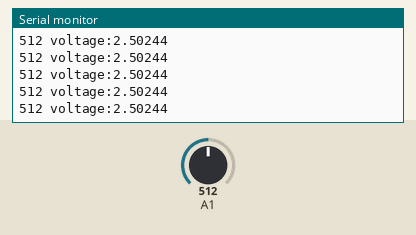
The sketch below on a simulated Arduino Uno, built for the host (arithmetic inside an expression is 32-bit, double 64-bit). Parts: the last lines printed to the serial monitor. Inputs (shaded band) come from the test bench; at power-on: A1 = 512.

Above: at 1.2 s.
1.3 s: A1 set to 716
At 1.31 s:
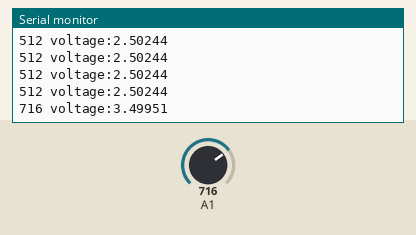
2.8 s: A1 set to 900
At 2.81 s:
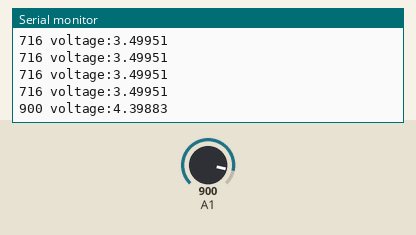
Timing chart, 0 to 5.8 s (numbered marks = the images above; inputs shaded):
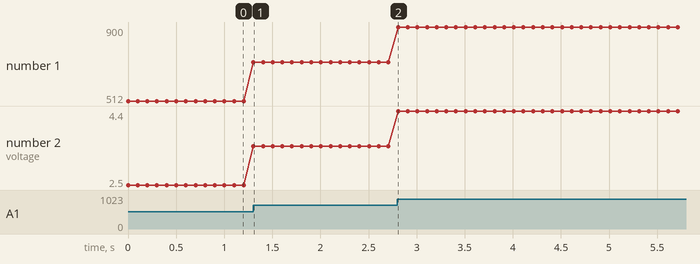

The sketch:

Voltmeter.ino
```cpp
#include <ArduinoSTL.h>

using namespace std;

void setup() {
  Serial.begin(9600);
}

void loop() {
  int reading = analogRead(A1);
  float voltage = reading * (5.0 / 1023.0);
  cout << reading << " " << "voltage:" << voltage << endl;
  delay(100);
}
```

Measured:
- after the input at 1.3 s, the serial monitor: prints a new line at once (image 1)
- after the input at 2.8 s, the serial monitor: prints a new line at once (image 2)
- plotted number 1: 512 → 716 after the input at 1.3 s, 716 → 900 after the input at 2.8 s
- plotted number 2: 2.5 → 3.5 after the input at 1.3 s, 3.5 → 4.4 after the input at 2.8 s
